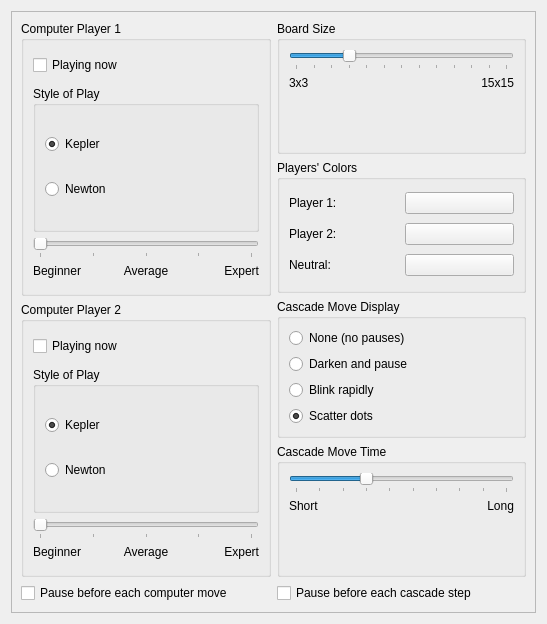
<?xml version="1.0" encoding="UTF-8"?>
<ui version="4.0">
 <class>Settings</class>
 <widget class="QWidget" name="Settings">
  <property name="geometry">
   <rect>
    <x>0</x>
    <y>0</y>
    <width>547</width>
    <height>624</height>
   </rect>
  </property>
  <layout class="QHBoxLayout" name="horizontalLayout_3">
   <item>
    <widget class="QFrame" name="frame">
     <property name="frameShape">
      <enum>QFrame::StyledPanel</enum>
     </property>
     <property name="frameShadow">
      <enum>QFrame::Raised</enum>
     </property>
     <layout class="QHBoxLayout" name="horizontalLayout_9">
      <item>
       <layout class="QVBoxLayout" name="verticalLayout_11">
        <item>
         <widget class="QGroupBox" name="groupBox_3">
          <property name="title">
           <string>Computer Player 1</string>
          </property>
          <layout class="QVBoxLayout" name="verticalLayout_5">
           <item>
            <widget class="QCheckBox" name="kcfg_ComputerPlayer1">
             <property name="sizePolicy">
              <sizepolicy hsizetype="Expanding" vsizetype="Fixed">
               <horstretch>0</horstretch>
               <verstretch>0</verstretch>
              </sizepolicy>
             </property>
             <property name="minimumSize">
              <size>
               <width>0</width>
               <height>30</height>
              </size>
             </property>
             <property name="text">
              <string>Playing now</string>
             </property>
            </widget>
           </item>
           <item>
            <widget class="QGroupBox" name="groupBox_5">
             <property name="sizePolicy">
              <sizepolicy hsizetype="Preferred" vsizetype="Expanding">
               <horstretch>0</horstretch>
               <verstretch>0</verstretch>
              </sizepolicy>
             </property>
             <property name="title">
              <string>Style of Play</string>
             </property>
             <layout class="QVBoxLayout" name="verticalLayout_4">
              <item>
               <widget class="QRadioButton" name="kcfg_Kepler1">
                <property name="text">
                 <string>Kepler</string>
                </property>
                <property name="checked">
                 <bool>true</bool>
                </property>
               </widget>
              </item>
              <item>
               <widget class="QRadioButton" name="kcfg_Newton1">
                <property name="text">
                 <string>Newton</string>
                </property>
               </widget>
              </item>
             </layout>
            </widget>
           </item>
           <item>
            <layout class="QVBoxLayout" name="verticalLayout_3">
             <item>
              <widget class="QSlider" name="kcfg_Skill1">
               <property name="maximum">
                <number>4</number>
               </property>
               <property name="pageStep">
                <number>1</number>
               </property>
               <property name="sliderPosition">
                <number>0</number>
               </property>
               <property name="orientation">
                <enum>Qt::Horizontal</enum>
               </property>
               <property name="tickPosition">
                <enum>QSlider::TicksBelow</enum>
               </property>
              </widget>
             </item>
             <item>
              <layout class="QHBoxLayout" name="horizontalLayout">
               <item>
                <widget class="QLabel" name="label">
                 <property name="sizePolicy">
                  <sizepolicy hsizetype="Minimum" vsizetype="Minimum">
                   <horstretch>0</horstretch>
                   <verstretch>0</verstretch>
                  </sizepolicy>
                 </property>
                 <property name="minimumSize">
                  <size>
                   <width>0</width>
                   <height>20</height>
                  </size>
                 </property>
                 <property name="text">
                  <string>Beginner</string>
                 </property>
                 <property name="alignment">
                  <set>Qt::AlignLeading|Qt::AlignLeft|Qt::AlignTop</set>
                 </property>
                </widget>
               </item>
               <item>
                <widget class="QLabel" name="label_2">
                 <property name="text">
                  <string>Average</string>
                 </property>
                 <property name="alignment">
                  <set>Qt::AlignHCenter|Qt::AlignTop</set>
                 </property>
                </widget>
               </item>
               <item>
                <widget class="QLabel" name="label_3">
                 <property name="sizePolicy">
                  <sizepolicy hsizetype="Preferred" vsizetype="Minimum">
                   <horstretch>0</horstretch>
                   <verstretch>0</verstretch>
                  </sizepolicy>
                 </property>
                 <property name="text">
                  <string>Expert</string>
                 </property>
                 <property name="alignment">
                  <set>Qt::AlignRight|Qt::AlignTop|Qt::AlignTrailing</set>
                 </property>
                </widget>
               </item>
              </layout>
             </item>
            </layout>
           </item>
          </layout>
         </widget>
        </item>
        <item>
         <widget class="QGroupBox" name="groupBox">
          <property name="title">
           <string>Computer Player 2</string>
          </property>
          <layout class="QVBoxLayout" name="verticalLayout_14">
           <item>
            <widget class="QCheckBox" name="kcfg_ComputerPlayer2">
             <property name="sizePolicy">
              <sizepolicy hsizetype="Expanding" vsizetype="Fixed">
               <horstretch>0</horstretch>
               <verstretch>0</verstretch>
              </sizepolicy>
             </property>
             <property name="minimumSize">
              <size>
               <width>0</width>
               <height>30</height>
              </size>
             </property>
             <property name="text">
              <string>Playing now</string>
             </property>
            </widget>
           </item>
           <item>
            <widget class="QGroupBox" name="groupBox_6">
             <property name="sizePolicy">
              <sizepolicy hsizetype="Preferred" vsizetype="Expanding">
               <horstretch>0</horstretch>
               <verstretch>0</verstretch>
              </sizepolicy>
             </property>
             <property name="title">
              <string>Style of Play</string>
             </property>
             <property name="flat">
              <bool>false</bool>
             </property>
             <layout class="QVBoxLayout" name="verticalLayout_2">
              <item>
               <widget class="QRadioButton" name="kcfg_Kepler2">
                <property name="text">
                 <string>Kepler</string>
                </property>
                <property name="checked">
                 <bool>true</bool>
                </property>
               </widget>
              </item>
              <item>
               <widget class="QRadioButton" name="kcfg_Newton2">
                <property name="text">
                 <string>Newton</string>
                </property>
               </widget>
              </item>
             </layout>
            </widget>
           </item>
           <item>
            <layout class="QVBoxLayout" name="verticalLayout">
             <item>
              <widget class="QSlider" name="kcfg_Skill2">
               <property name="maximum">
                <number>4</number>
               </property>
               <property name="pageStep">
                <number>1</number>
               </property>
               <property name="orientation">
                <enum>Qt::Horizontal</enum>
               </property>
               <property name="tickPosition">
                <enum>QSlider::TicksBelow</enum>
               </property>
              </widget>
             </item>
             <item>
              <layout class="QHBoxLayout" name="horizontalLayout_2">
               <item>
                <widget class="QLabel" name="label_9">
                 <property name="sizePolicy">
                  <sizepolicy hsizetype="Minimum" vsizetype="Minimum">
                   <horstretch>0</horstretch>
                   <verstretch>0</verstretch>
                  </sizepolicy>
                 </property>
                 <property name="minimumSize">
                  <size>
                   <width>0</width>
                   <height>20</height>
                  </size>
                 </property>
                 <property name="text">
                  <string>Beginner</string>
                 </property>
                 <property name="alignment">
                  <set>Qt::AlignLeading|Qt::AlignLeft|Qt::AlignTop</set>
                 </property>
                </widget>
               </item>
               <item>
                <widget class="QLabel" name="label_10">
                 <property name="text">
                  <string>Average</string>
                 </property>
                 <property name="alignment">
                  <set>Qt::AlignHCenter|Qt::AlignTop</set>
                 </property>
                </widget>
               </item>
               <item>
                <widget class="QLabel" name="label_11">
                 <property name="sizePolicy">
                  <sizepolicy hsizetype="Preferred" vsizetype="Minimum">
                   <horstretch>0</horstretch>
                   <verstretch>0</verstretch>
                  </sizepolicy>
                 </property>
                 <property name="text">
                  <string>Expert</string>
                 </property>
                 <property name="alignment">
                  <set>Qt::AlignRight|Qt::AlignTop|Qt::AlignTrailing</set>
                 </property>
                </widget>
               </item>
              </layout>
             </item>
            </layout>
           </item>
          </layout>
         </widget>
        </item>
        <item>
         <widget class="QCheckBox" name="kcfg_PauseForComputer">
          <property name="text">
           <string>Pause before each computer move</string>
          </property>
         </widget>
        </item>
       </layout>
      </item>
      <item>
       <layout class="QVBoxLayout" name="verticalLayout_8">
        <item>
         <widget class="QGroupBox" name="groupBox_2">
          <property name="title">
           <string>Board Size</string>
          </property>
          <layout class="QVBoxLayout" name="verticalLayout_9">
           <item>
            <widget class="QSlider" name="kcfg_CubeDim">
             <property name="sizePolicy">
              <sizepolicy hsizetype="Expanding" vsizetype="Fixed">
               <horstretch>0</horstretch>
               <verstretch>0</verstretch>
              </sizepolicy>
             </property>
             <property name="minimum">
              <number>3</number>
             </property>
             <property name="maximum">
              <number>15</number>
             </property>
             <property name="pageStep">
              <number>1</number>
             </property>
             <property name="value">
              <number>6</number>
             </property>
             <property name="orientation">
              <enum>Qt::Horizontal</enum>
             </property>
             <property name="tickPosition">
              <enum>QSlider::TicksBelow</enum>
             </property>
            </widget>
           </item>
           <item>
            <layout class="QHBoxLayout" name="horizontalLayout_8">
             <item>
              <widget class="QLabel" name="label_4">
               <property name="text">
                <string>3x3</string>
               </property>
               <property name="alignment">
                <set>Qt::AlignLeading|Qt::AlignLeft|Qt::AlignTop</set>
               </property>
              </widget>
             </item>
             <item>
              <spacer name="horizontalSpacer">
               <property name="orientation">
                <enum>Qt::Horizontal</enum>
               </property>
               <property name="sizeHint" stdset="0">
                <size>
                 <width>40</width>
                 <height>20</height>
                </size>
               </property>
              </spacer>
             </item>
             <item>
              <widget class="QLabel" name="label_5">
               <property name="text">
                <string>15x15</string>
               </property>
               <property name="alignment">
                <set>Qt::AlignRight|Qt::AlignTop|Qt::AlignTrailing</set>
               </property>
              </widget>
             </item>
            </layout>
           </item>
          </layout>
         </widget>
        </item>
        <item>
         <widget class="QGroupBox" name="groupBox_4">
          <property name="title">
           <string>Players' Colors</string>
          </property>
          <layout class="QVBoxLayout" name="verticalLayout_6">
           <item>
            <layout class="QHBoxLayout" name="horizontalLayout_4">
             <item>
              <widget class="QLabel" name="label_6">
               <property name="text">
                <string>Player 1:</string>
               </property>
              </widget>
             </item>
             <item>
              <widget class="KColorButton" name="kcfg_Color1"/>
             </item>
            </layout>
           </item>
           <item>
            <layout class="QHBoxLayout" name="horizontalLayout_5">
             <item>
              <widget class="QLabel" name="label_7">
               <property name="text">
                <string>Player 2:</string>
               </property>
              </widget>
             </item>
             <item>
              <widget class="KColorButton" name="kcfg_Color2"/>
             </item>
            </layout>
           </item>
           <item>
            <layout class="QHBoxLayout" name="horizontalLayout_6">
             <item>
              <widget class="QLabel" name="label_8">
               <property name="text">
                <string>Neutral:</string>
               </property>
              </widget>
             </item>
             <item>
              <widget class="KColorButton" name="kcfg_Color0"/>
             </item>
            </layout>
           </item>
          </layout>
         </widget>
        </item>
        <item>
         <widget class="QGroupBox">
          <property name="title">
           <string>Cascade Move Display</string>
          </property>
          <layout class="QVBoxLayout" name="verticalLayout_10">
           <item>
            <widget class="QRadioButton" name="kcfg_AnimationNone">
             <property name="sizePolicy">
              <sizepolicy hsizetype="Preferred" vsizetype="Preferred">
               <horstretch>0</horstretch>
               <verstretch>0</verstretch>
              </sizepolicy>
             </property>
             <property name="text">
              <string>None (no pauses)</string>
             </property>
            </widget>
           </item>
           <item>
            <widget class="QRadioButton" name="kcfg_AnimationDelay">
             <property name="sizePolicy">
              <sizepolicy hsizetype="Preferred" vsizetype="Preferred">
               <horstretch>0</horstretch>
               <verstretch>0</verstretch>
              </sizepolicy>
             </property>
             <property name="text">
              <string>Darken and pause</string>
             </property>
            </widget>
           </item>
           <item>
            <widget class="QRadioButton" name="kcfg_AnimationBlink">
             <property name="sizePolicy">
              <sizepolicy hsizetype="Preferred" vsizetype="Preferred">
               <horstretch>0</horstretch>
               <verstretch>0</verstretch>
              </sizepolicy>
             </property>
             <property name="text">
              <string>Blink rapidly</string>
             </property>
            </widget>
           </item>
           <item>
            <widget class="QRadioButton" name="kcfg_AnimationSpread">
             <property name="sizePolicy">
              <sizepolicy hsizetype="Preferred" vsizetype="Preferred">
               <horstretch>0</horstretch>
               <verstretch>0</verstretch>
              </sizepolicy>
             </property>
             <property name="text">
              <string>Scatter dots</string>
             </property>
             <property name="checked">
              <bool>true</bool>
             </property>
            </widget>
           </item>
          </layout>
         </widget>
        </item>
        <item>
         <widget class="QGroupBox" name="SpeedSlider">
          <property name="title">
           <string>Cascade Move Time</string>
          </property>
          <property name="checkable">
           <bool>false</bool>
          </property>
          <layout class="QVBoxLayout" name="verticalLayout_7">
           <item>
            <widget class="QSlider" name="kcfg_AnimationSpeed">
             <property name="minimum">
              <number>1</number>
             </property>
             <property name="maximum">
              <number>10</number>
             </property>
             <property name="singleStep">
              <number>1</number>
             </property>
             <property name="pageStep">
              <number>1</number>
             </property>
             <property name="value">
              <number>4</number>
             </property>
             <property name="sliderPosition">
              <number>4</number>
             </property>
             <property name="orientation">
              <enum>Qt::Horizontal</enum>
             </property>
             <property name="invertedAppearance">
              <bool>false</bool>
             </property>
             <property name="tickPosition">
              <enum>QSlider::TicksBelow</enum>
             </property>
             <property name="tickInterval">
              <number>0</number>
             </property>
            </widget>
           </item>
           <item>
            <layout class="QHBoxLayout" name="horizontalLayout_7">
             <item>
              <widget class="QLabel" name="label_14">
               <property name="text">
                <string>Short</string>
               </property>
               <property name="alignment">
                <set>Qt::AlignLeading|Qt::AlignLeft|Qt::AlignTop</set>
               </property>
              </widget>
             </item>
             <item>
              <spacer name="horizontalSpacer_2">
               <property name="orientation">
                <enum>Qt::Horizontal</enum>
               </property>
               <property name="sizeHint" stdset="0">
                <size>
                 <width>40</width>
                 <height>20</height>
                </size>
               </property>
              </spacer>
             </item>
             <item>
              <widget class="QLabel" name="label_13">
               <property name="text">
                <string>Long</string>
               </property>
               <property name="alignment">
                <set>Qt::AlignRight|Qt::AlignTop|Qt::AlignTrailing</set>
               </property>
              </widget>
             </item>
            </layout>
           </item>
          </layout>
         </widget>
        </item>
        <item>
         <widget class="QCheckBox" name="kcfg_PauseForStep">
          <property name="text">
           <string>Pause before each cascade step</string>
          </property>
         </widget>
        </item>
       </layout>
      </item>
     </layout>
    </widget>
   </item>
  </layout>
 </widget>
 <customwidgets>
  <customwidget>
   <class>KColorButton</class>
   <extends>QPushButton</extends>
   <header>kcolorbutton.h</header>
  </customwidget>
 </customwidgets>
 <resources/>
 <connections/>
</ui>
